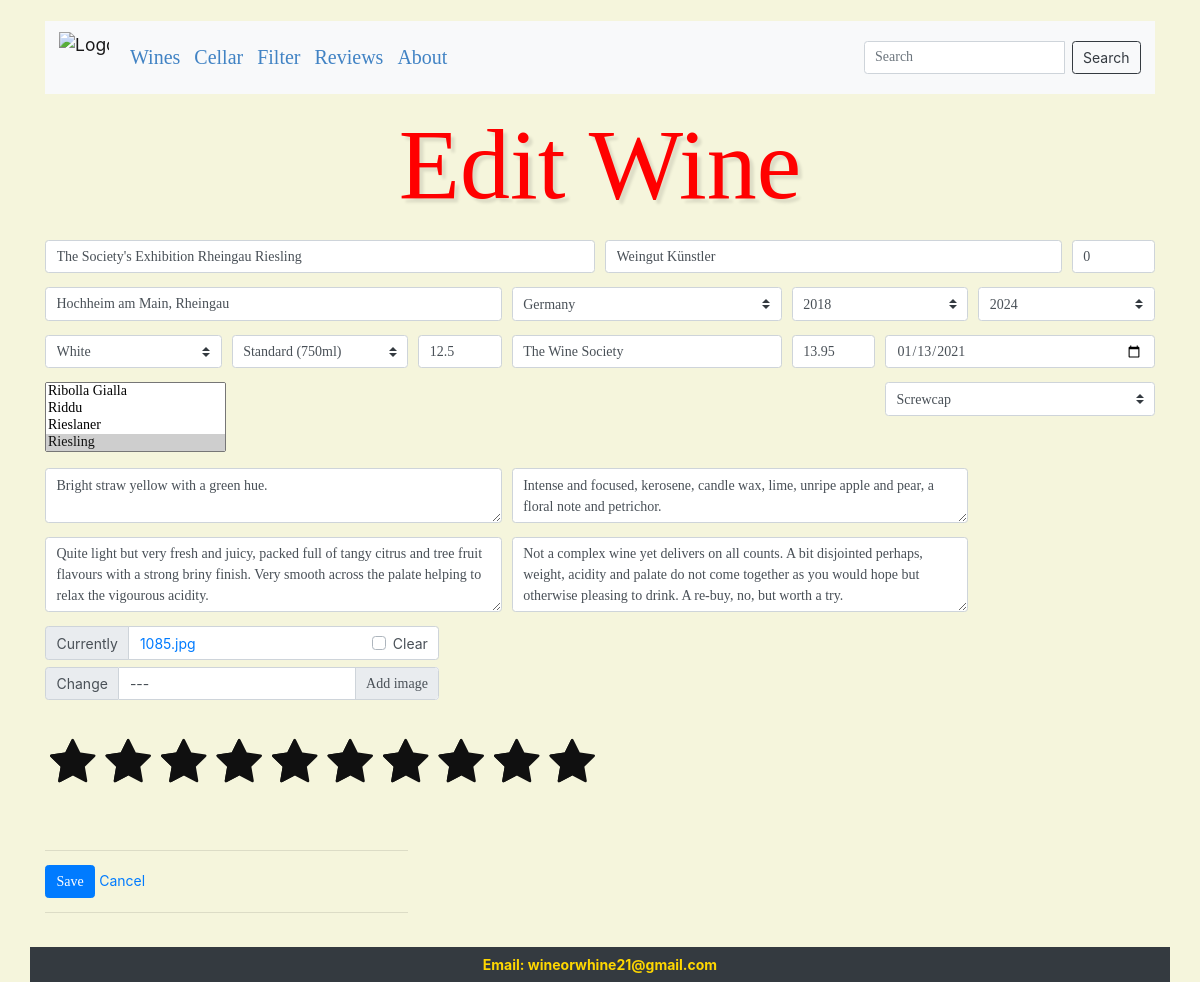
/25434/edit_wine/, run on the app's committed database.
### wineapp/models.py (models this page shows, shortened)
class Wine(models.Model):
    VINTAGE = []
    VINTAGE.append(('','Vintage'))
    VINTAGE.append(("Unknown", "Unknown"))
    VINTAGE.append(("NV", "NV"))
    VINTAGE.append(("MV", "MV"))
    VINTAGE.append(("Solera System", "Solera System"))
    for y in reversed(range(1875, (datetime.datetime.now().year + 1))):
        VINTAGE.append((str(y), str(y)))
    DRINK_BY = []
    DRINK_BY.append(('','Drink by'))
    DRINK_BY.append(("Now", "Now"))
    DRINK_BY.append(("Sooner", "Sooner"))
    for y in range(datetime.datetime.now().year, (datetime.datetime.now().year + 30)):
        DRINK_BY.append((str(y), str(y)))
    BOTTLE = [
        ('','Bottle'),
        ('Can', 'Can'),
        ('Box', 'Box'),
        ('Split (187ml)', 'Split (187ml)'),
        ('Quarter (200ml)', 'Quarter (200ml)'),
        ('Half (375ml)', 'Half (375ml)'),
        ('Jennie (500ml)', 'Jennie (500ml)'),
        ('Clavelin (620ml)', 'Clavelin (620ml)'),
        ('Standard (750ml)', 'Standard (750ml)'),
        ('Litre (1L)', 'Litre (1L)'),
        ('Magnum (1.5L)', 'Magnum (1.5L)'),
        ('Jeroboam (3L)', 'Jeroboam (3L)'),
        ('Rehoboam (4.5L)', 'Rehoboam (4.5L)'),
        ('Methuselah (6L)', 'Methuselah (6L)'),
        ('Imperial (6L)', 'Imperial (6L)'),
        ('Salmanazar (9L)', 'Salmanazar (9L)'),
        ('Balthazar (12L)', 'Balthazar (12L)'),
        ('Nebuchadnezzar (15L)', 'Nebuchadnezzar (15L)'),
        ('Melchior (18L)', 'Melchior (18L)'),
        ('Solomon (20L)', 'Solomon (20L)'),
        ('Sovereign (26L)', 'Sovereign (26L)'),
        ('Goliath (27L)', 'Goliath (27L)'),
        ('Melchizedek (30L)', 'Melchizedek (30L)'),
    ]
    RATING =[
        (0, 0),
        (.5, .5),
        (1, 1),
        (1.5, 1.5),
        (2, 2),
        (2.5, 2.5),
        (3, 3),
        (3.5, 3.5),
        (4, 4),
        (4.5, 4.5),
        (5, 5),
        (5.5, 5.5),
        (6, 6),
        (6.5, 6.5),
        (7, 7),
        (7.5, 7.5),
        (8, 8),
        (8.5, 8.5),
        (9, 9),
        (9.5, 9.5),
        (10, 10),
    ]
    CLOSURE =[
        ('', 'Closure'),
        ('None', 'None'),
        ('Unknown', 'Unknown'),
        ('Ring pull', 'Ring pull'),
        ('Tap', 'Tap'),
        ('Agglomerate', 'Agglomerate'),
        ('Colmate', 'Colmate'),
        ('Diam', 'Diam'),
        ('Synthetic', 'Synthetic'),
        ('Natural', 'Natural'),
        ('Champagne cork', 'Champagne cork'),
        ('Crown cap', 'Crown cap'),
        ('Glass stopper', 'Glass stopper'),
        ('Helix', 'Helix'),
        ('Stopper cork', 'Stopper cork'),
        ('Screwcap', 'Screwcap'),
        ('Synthetic', 'Synthetic'),
        ('Twin top', 'Twin top'),
        ('Vinoseal/Vinolok','Vinoseal/Vinolok'),
        ('Zork', 'Zork'),
    ]
    id = models.AutoField(primary_key=True)
    name = models.CharField(max_length=255, blank=False, unique=False)
    winery = models.CharField(max_length=100, blank=False)
    vintage = models.CharField(choices=VINTAGE, max_length=20, null=False, blank=False)
    bottle = models.CharField(choices=BOTTLE, max_length=75, null=True, blank=False)
    region = models.CharField(max_length=100, blank=False)
    type = models.ForeignKey('type', max_length=25, blank=True, null=True, on_delete=models.CASCADE)
    country = models.ForeignKey('country', blank=True, default="", null=True, on_delete=models.CASCADE)
    closure = models.CharField(choices=CLOSURE, max_length=100, null=True, blank=False)
    grapes = models.ManyToManyField('grapes', blank=False, related_name='grape_set')
    cellar = models.IntegerField(blank=True, null=True, default=0)
    bought_from = models.CharField(max_length=100, blank=False, default='')
    rating = models.FloatField(choices=RATING, null=True, blank=True, default=0.0)
    abv = models.FloatField(null=False, blank=False, default=0.0)
    price = models.FloatField(null=True, blank=False, default=0.0)
    colour = models.TextField(blank=True, default='')
    aroma = models.TextField(blank=True, default='')
    taste = models.TextField(blank=True, default='')
    overall = models.TextField(blank=True, default='')
    acquired = models.DateField(blank=False, null=True)
    drink_by = models.CharField(choices=DRINK_BY, max_length=20, blank=False, default='')
    posted_on = models.DateTimeField(auto_now_add=True, auto_now=False)
    image = models.ImageField(max_length=255, blank=True, null=True)
    like = models.IntegerField(default=0)
    success_message = "%(name)s was created successfully"
    class Meta:
        get_latest_by = 'posted_on'
        ordering = ['-id']

### wineapp/views.py (the view)
# urls.py: path('<int:id>/edit_wine/', edit_wine, name='edit_wine'),
def edit_wine(request, id):
    wine = get_object_or_404(Wine, id=id)
    wine_overall = wine.overall
    if request.method == "POST":
        form = WineForm(request.POST, request.FILES, instance=wine)
        if form.is_valid():
            data = request.POST.copy()
            wine = form.save(commit=False)
            if wine_overall != data.get('overall'):
                tz = pytz.timezone('Europe/London')
                now = datetime.now(tz)
                wine.posted_on = now
            wine.save()
            form.save_m2m()
            messages.success(request, data.get('name') + " has been edited successfully.")
            return redirect('show_messages')
        else:
            form = WineForm(instance=wine)
            messages.error(request, 'Wine was not saved')
            return redirect(request, "wineapp/edit_wine.html")
    else:
        form = WineForm(instance=wine)
    return render(request, 'wineapp/edit_wine.html', {'form': form})

### wineapp/models.py (called while the page is built)
    def __str__ (self):
        return self.name

    def __str__ (self):
        return self.name

    def __str__ (self):
        return self.name

### wineapp/views.py (called while the page is built)
def count_notifications(request):
	count_notifications = 0
	if request.user.is_authenticated:
		count_notifications = Notification.objects.filter(user=request.user, is_seen=False).count()
	return {'count_notifications':count_notifications}

### wineapp/templates/wineapp/edit_wine.html (shortened to what this page needs)
{% extends 'base.html' %}
{% load static %}
{% load crispy_forms_tags %}
{% block content %}
<link rel="stylesheet" type="text/css" href="{% static 'css/rating.css' %}">
<link rel="stylesheet" type="text/css" href="{% static 'css/style.css' %}">
<h1 style="text-align:center; margin-bottom:25px; font: 10 130px/1.0 'Indie Flower', Ubuntu; color:red; font-size:100px; text-shadow: 4px 4px 3px rgba(0,0,0,0.1);">Edit Wine</h1>
  <form method="post" enctype="multipart/form-data">
    {{ form.media }}
    <div class="form-row">
      <div class="form-group col-md-6 mb-0">
        {{ form.name|as_crispy_field }}
      </div>
      <div class="form-group col-md-5 mb-0">
        {{ form.winery|as_crispy_field }}
      </div>
      <div class="form-group col-md-1 mb-0">
        {{ form.cellar|as_crispy_field }}
      </div>
    </div>
    <div class="form-row">
      <div class="form-group col-md-5 mb-0">
        {{ form.region|as_crispy_field }}
      </div>
      <div class="form-group col-md-3 mb-0 justify-content-end">
        {{ form.country|as_crispy_field }}
      </div>
      <div class="form-group col-md-2 mb-0">
        {{ form.vintage|as_crispy_field }}
      </div>
      <div class="form-group col-md-2 mb-0">
        {{ form.drink_by|as_crispy_field }}
      </div>
    </div>
    <div class="form-row">
      <div class="form-group col-md-2 mb-0">
        {{ form.type|as_crispy_field }}
      </div>
      <div class="form-group col-md-2 mb-0">
        {{ form.bottle|as_crispy_field }}
      </div>
      <div class="form-group col-md-1 mb-0">
        {{ form.abv|as_crispy_field }}
      </div>
      <div class="form-group col-md-3 mb-0">
        {{ form.bought_from|as_crispy_field }}
      </div>
      <div class="form-group col-md-1 mb-0">
        {{ form.price|as_crispy_field }}
      </div>
      <div class="form-group col-md-3 mb-0">
        {{ form.acquired|as_crispy_field }}
      </div>
    </div>
    <div class="form-row h-100">
      <div class="form-group col-md-9 mb-0">
        {{ form.grapes|as_crispy_field }}
      </div>
      <div class="form-group col-md-3 mb-0">
        {{ form.closure|as_crispy_field }}
      </div>
    </div>
    <div class="form-row">
      <div class="form-group col-md-5 mb-0">
        {{ form.colour|as_crispy_field }}
      </div>
      <div class="form-group col-md-5 mb-0">
        {{ form.aroma|as_crispy_field }}
      </div>
    </div>
    <div class="form-row">
      <div class="form-group col-md-5 mb-0">
        {{ form.taste|as_crispy_field }}
      </div>
      <div class="form-group col-md-5 mb-0">
        {{ form.overall|as_crispy_field }}
      </div>
    </div>
    <div class="form-row">
      <div class="input-group col-md-5 mb-0">
        {{ form.image|as_crispy_field }}
      </div>
    </div>
    <div class="form-row">
        <div class="form-group col-md-8 mb-500 ">
            <div class="center">
                <fieldset class="rating">
                  <input type="radio" name="rating" id="rating10" value="10"/><label for="rating10" class="full" data-toggle="tooltip" title="No words"></label>
                  <input type="radio" name="rating" id="rating9" value="9"/><label for="rating9" class="full" data-toggle="tooltip" title="Blockbuster"></label>
                  <input type="radio" name="rating" id="rating8" value="8"/><label for="rating8" class="full" data-toggle="tooltip" title="Brillant"></label>
                  <input type="radio" name="rating" id="rating7" value="7"/><label for="rating7" class="full" data-toggle="tooltip" title="Very Good"></label>
                  <input type="radio" name="rating" id="rating6" value="6"/><label for="rating6" class="full" data-toggle="tooltip" title="Standard"></label>
                  <input type="radio" name="rating" id="rating5" value="5"/><label for="rating5" class="full" data-toggle="tooltip" title="Not for me"></label>
                  <input type="radio" name="rating" id="rating4" value="4"/><label for="rating4" class="full" data-toggle="tooltip" title="Fair"></label>
                  <input type="radio" name="rating" id="rating3" value="3"/><label for="rating3" class="full" data-toggle="tooltip" title="Poor"></label>
                  <input type="radio" name="rating" id="rating2" value="2"/><label for="rating2" class="full" data-toggle="tooltip" title="Never again"></label>
                  <input type="radio" name="rating" id="rating1" value="1"/><label for="rating1" class="full" data-toggle="tooltip" title="Expired"></label>
                </fieldset>
            </div>
       </div>
    </div>
    <div class="form-row" style="padding-top: 10px; padding-bottom: 20px;">
      <div class="form-group col-md-4 mb-0">
        <hr>
        <input type='submit' value='Save' class="btn btn-primary"> <a href='../wine_details'>Cancel</a>
        <hr>
      </div>
    </div>
</form>
{% endblock %}

### wineapp/templates/base.html (shortened to what this page needs)
{% load static %}
<!doctype html>
<html lang="en">
<head>
  <link rel="stylesheet" type="text/css" href="{% static 'css/style.css' %}">
  <link rel="stylesheet" href="{% static 'css/price_slider.css' %}">
  <link rel="stylesheet" href="{% static 'css/abv_slider.css' %}">
  <link rel="stylesheet" href="{% static 'css/rating_slider.css' %}">
  <link rel="stylesheet" href="//code.jquery.com/ui/1.12.1/themes/base/jquery-ui.css">
  <link href="https://stackpath.bootstrapcdn.com/font-awesome/4.7.0/css/font-awesome.min.css" rel="stylesheet">
  <link rel="stylesheet" href="https://stackpath.bootstrapcdn.com/bootstrap/4.4.1/css/bootstrap.min.css">
  <link rel="stylesheet" type='text/css' href="https://cdnjs.cloudflare.com/ajax/libs/semantic-ui/2.2.14/semantic.min.css">
  <link rel="stylesheet" href="https://cdnjs.cloudflare.com/ajax/libs/Chart.js/2.8.0/Chart.min.css"/>
  <link rel="stylesheet" href="https://stackpath.bootstrapcdn.com/bootstrap/4.4.1/css/bootstrap.min.css" >
  <link rel="stylesheet" type="text/css" href="{% static 'css/custom_table.css' %}">
</head>
<body>
  <br>
  <div class="container">
    {% block navbar %}
      <nav class="navbar navbar-expand-md bg-light navbar-light">
        <a class="navbar-brand" href="{% url "home" %}"><img src={% static 'img/home_page.png' %} width="50" height="50" class="d-inline-block mr-auto" alt="Logo"></a>
        <div class="collapse navbar-collapse" id="collapsibleNavbar">
          <ul class="navbar-nav mr-auto" style="font-size: 20px; font-family:'Times New Roman', Times, serif;">
            <li class="nav-item">
              <a href="{% url "wine_list" %}" class="nav-link" style="color:#4183c4">Wines</a>
            </li>
            <li class="nav-item">
              <a href="{% url "cellar" %}" class="nav-link" style="color:#4183c4">Cellar</a>
            </li>
            <li class="nav-item">
              <a href="{% url "wine_filter" %}" class="nav-link" style="color:#4183c4">Filter</a>
            </li>
            <li class="nav-item">
              <a href="{% url "rating" %}" class="nav-link" style="color:#4183c4">Reviews</a>
            </li>
            <li class="nav-item">
              <a href="{% url "about" %}" class="nav-link" style="color:#4183c4">About</a>
            </li>
          </ul>
          <form class="d-flex input-group w-auto" action="{% url 'search' %}" method="GET" value="{{request.GET.q}}">
            <input class="form-control mr-sm-2" type="text" name="q" value="{{ request.GET.q }}" placeholder="Search" aria-label="Search">
            <button class="btn btn-outline-dark my-2 my-sm-0" type="submit" name="submit" value="Search">Search</button>
          </form>
        </div>
      </nav>
  </div>
    {% endblock %}
  <br>
  <div class="container" width="80%">
    {% block content %}
    {% endblock %}
  </div>
  </body>
  {% block footer %}
    <footer class="navbar position-relative container justify-content-center bg-dark">
        <span style="color:gold;font-weight:bold">Email: wineorwhine21@gmail.com</span>
    </footer>
  {% endblock %}
</html>

### wineapp/static/css/style.css (style rules this page uses)
input { font-family: fantasy; font-size: 125%; border: 1px solid #ccc; }
select, textarea { font-family: fantasy; font-size: 100%; line-height: 1.15; margin: 0; }
.custom-file-input:lang(en)~.custom-file-label::after { content: "Add image"; font-family: fantasy; }

### wineapp/static/css/rating.css (style rules this page uses)
.center { width: auto; margin: auto; }
.rating { border: none; float: left; }
.rating > label:before { content: '\f005'; font-family: FontAwesome; margin: 5px; font-size: 3.5rem; display: inline-block; cursor: pointer; }
.rating > label { color: #101010; float: right; cursor: pointer; }

### wineapp/templates/base.html (style rules this page uses)
body { background-color: beige; }

### data on the page
Wine: name "The Society's Exhibition Rheingau Riesling", winery "Weingut Künstler", cellar "0", region "Hochheim am Main, Rheingau", country "Germany", vintage "2018", drink_by "2024", type "White", bottle "Standard (750ml)", abv "12.5", bought_from "The Wine Society", price "13.95", acquired "01/13/2021", closure "Screwcap", colour "Bright straw yellow with a green hue.", aroma "Intense and focused, kerosene, candle wax, lime, unripe apple and pear, a floral note and petrichor.", taste "Quite light but very fresh and juicy, packed full of tangy citrus and tree fruit flavours with a strong briny finish. Very smooth across the palate helping to relax the vigourous acidity.", overall "Not a complex wine yet delivers on all counts. A bit disjointed perhaps, weight, acidity and palate do not come together as you would hope but otherwise pleasing to drink. A re-buy, no, but worth a try.", image|as_crispy_field "Currently 1085.jpg Clear Change ---"
